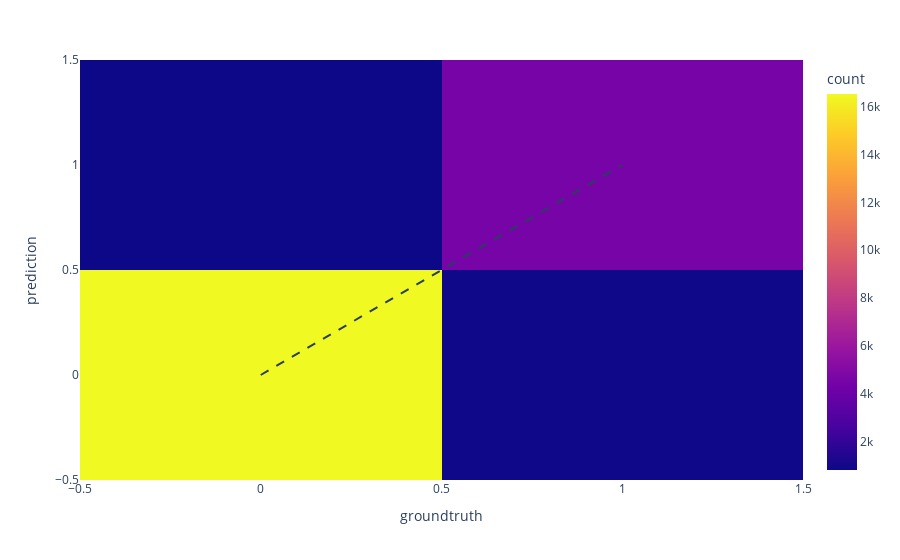

Notebook code cell kept with this figure:
### Markdown cell above
# Confusion Matrix

### Code cell
fig = px.density_heatmap(x=ground_label, y=predictions1, labels={'x': 'groundtruth','y': 'prediction'})
fig.add_shape(
              type='line', line=dict(dash='dash'),
            x0 = predictions1.min(), y0 = predictions1.min(),
            x1 = predictions1.max(), y1 = predictions1.max()
)
fig.show()

### Figure 1 — Plotly figure (JSON) as saved in the notebook; plotly's stock layout.template omitted (floating-point values rounded to 4 significant figures; data arrays with more than 128 entries replaced by an {"elided": "..."} marker saying what was removed)
{"data": [{"coloraxis": "coloraxis", "hovertemplate": "groundtruth=%{x}<br>prediction=%{y}<br>count=%{z}<extra></extra>", "name": "", "type": "histogram2d", "x": {"elided": "22750 int values"}, "xaxis": "x", "xbingroup": "x", "y": {"elided": "22750 int values"}, "yaxis": "y", "ybingroup": "y"}], "layout": {"coloraxis": {"colorbar": {"title": {"text": "count"}}, "colorscale": [[0, "#0d0887"], [0.1111, "#46039f"], [0.2222, "#7201a8"], [0.3333, "#9c179e"], [0.4444, "#bd3786"], [0.5556, "#d8576b"], [0.6667, "#ed7953"], [0.7778, "#fb9f3a"], [0.8889, "#fdca26"], [1, "#f0f921"]]}, "legend": {"tracegroupgap": 0}, "margin": {"t": 60}, "shapes": [{"line": {"dash": "dash"}, "type": "line", "x0": 0, "x1": 1, "y0": 0, "y1": 1}], "xaxis": {"anchor": "y", "domain": [0, 1], "title": {"text": "groundtruth"}}, "yaxis": {"anchor": "x", "domain": [0, 1], "title": {"text": "prediction"}}}}
